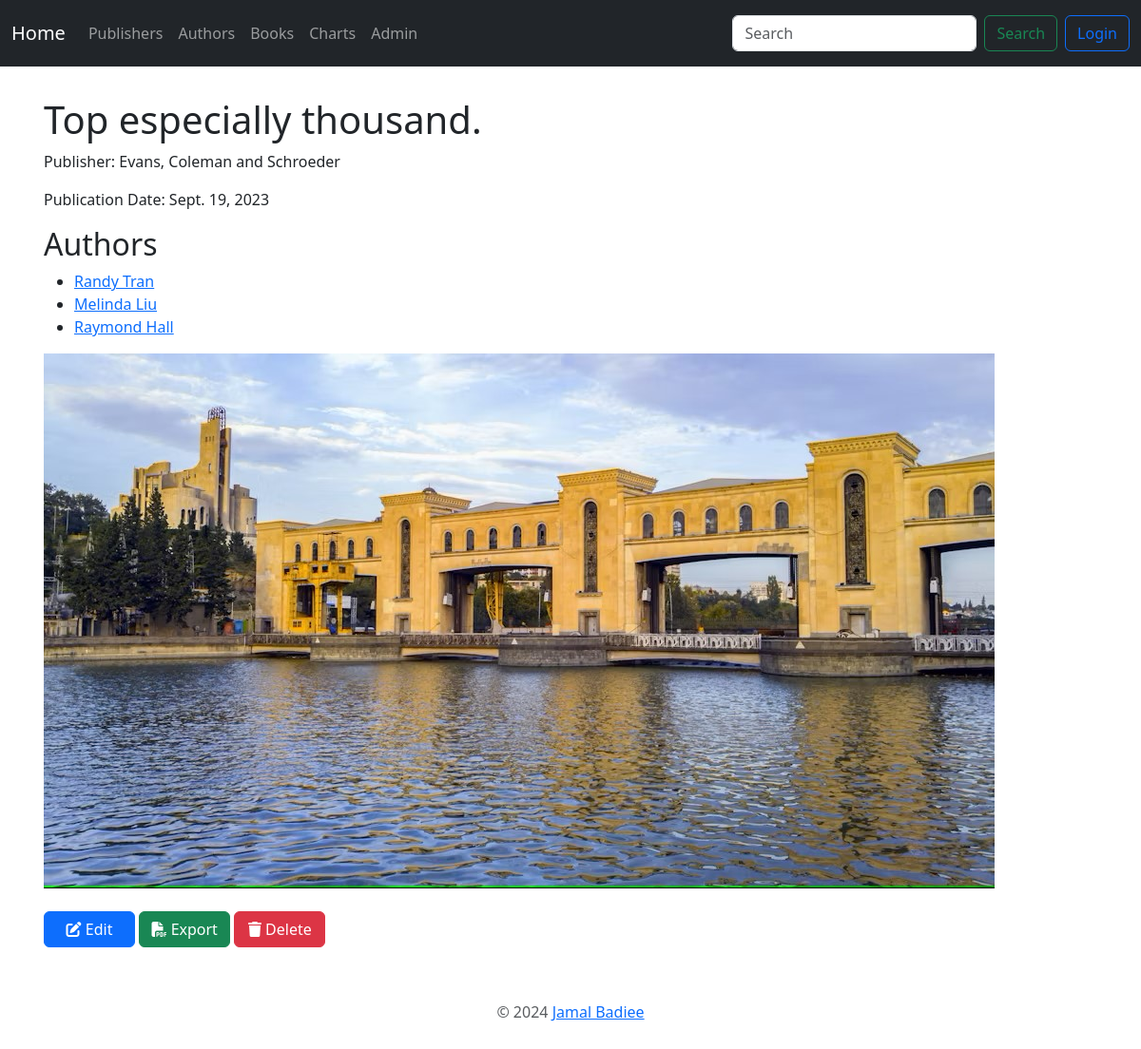
The app's page /books/41/ with its own data.
### book_app/models.py (models this page shows, shortened)
class Book(models.Model):
    title = models.CharField(max_length=100)
    authors = models.ManyToManyField("Author")
    cover = models.ImageField(upload_to="book_covers", null=True, blank=True)
    publisher = models.ForeignKey(Publisher, on_delete=models.PROTECT)
    publication_date = models.DateField()
    class Meta:
        ordering = ["-id"]

class Publisher(models.Model):
    name = models.CharField(max_length=30)
    address = models.CharField(max_length=100)
    city = models.CharField(max_length=100)
    state_province = models.CharField(max_length=100)
    country = models.CharField(max_length=50)
    website = models.URLField()
    class Meta:
        ordering = ["-id"]
    def __str__(self):
        return self.name

class Author(models.Model):
    name = models.CharField(max_length=200)
    email = models.EmailField()
    headshot = models.ImageField(
        upload_to="author_headshots", null=True, blank=True)
    class Meta:
        ordering = ["-id"]

### book_app/views.py (the view)
# urls.py: path('books/<int:pk>/', BookDetailView.as_view(),
class BookDetailView(DetailView):
    model = Book
    context_object_name = 'book'

### book_app/templates/book_app/book_detail.html (shortened to what this page needs)
{% extends 'book_app/base.html' %}
{% block content %}
<h1>{{ book.title }}</h1>
<p>Publisher: {{ book.publisher }}</p>
<p>Publication Date: {{ book.publication_date }}</p>
<h2>Authors</h2>
<ul>
    {% for author in book.authors.all %}
    <li><a href="{% url 'book_app:author_detail' author.pk %}">{{ author.name }}</a></li>
    {% empty %}
    <li>No authors listed.</li>
    {% endfor %}
</ul>
{% if book.cover %}
<img src="{{ book.cover.url }}" class="img-fluid" alt="{{ book.title }} cover">
{% endif %}
<br>
<br>
<a href="{% url 'book_app:book_edit' book.pk %}" class="btn btn-primary" style="width: 6rem;">
    <i class="fas fa-edit"></i> Edit
</a>
<a href="{% url 'book_app:book_detail_pdf' book.pk %}" class="btn btn-success" style="width: 6rem;">
    <i class="fas fa-file-pdf"></i> Export
</a>
<a href="{% url 'book_app:book_delete' book.pk %}" class="btn btn-danger" style="width: 6rem;">
    <i class="fas fa-trash"></i> Delete
</a>
{% endblock %}

### records on screen
Book: title "Top especially thousand.", publisher "Evans, Coleman and Schroeder", publication_date "Sept. 19, 2023", cover (picture)
Author: name "Randy Tran"
Author: name "Melinda Liu"
Author: name "Raymond Hall"
